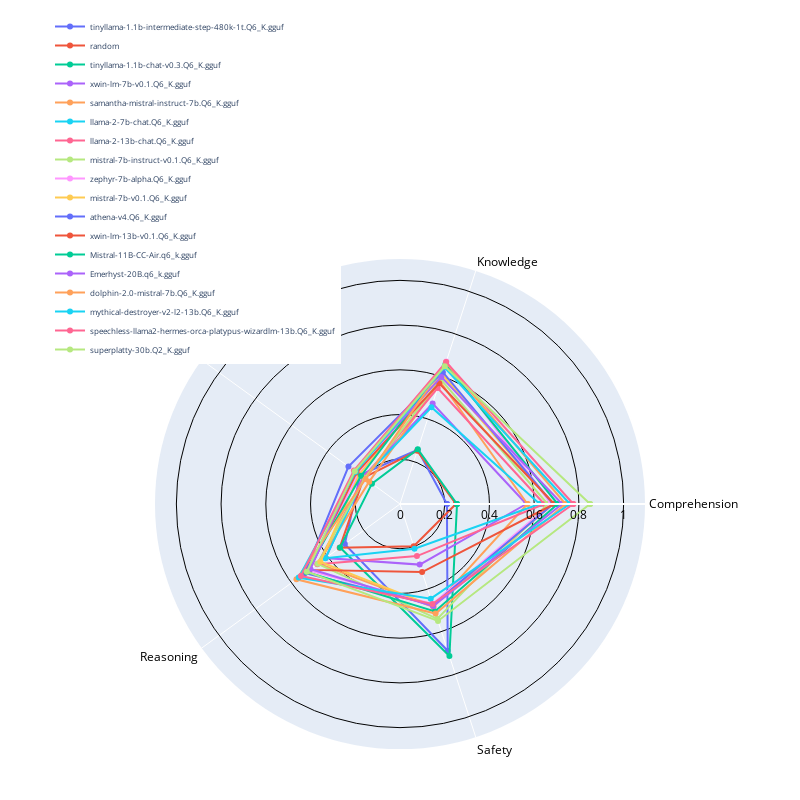

Write notebook code for a chart like this one.
### Code cell
fig = save_overall_results(results_folder=Path("results"), method="plotly")
fig

### Figure 1 — Plotly figure (JSON) as saved in the notebook; plotly's stock layout.template omitted (floating-point values rounded to 4 significant figures)
{"data": [{"name": "tinyllama-1.1b-intermediate-step-480k-1t.Q6_K.gguf", "r": [0.21, 0.255, 0.22, 0.305, 0.69, 0.21], "theta": ["Comprehension", "Knowledge", "Math", "Reasoning", "Safety", "Comprehension"], "type": "scatterpolar"}, {"name": "random", "r": [0.25, 0.2498, 0.2004, 0.3333, 0.1988, 0.25], "theta": ["Comprehension", "Knowledge", "Math", "Reasoning", "Safety", "Comprehension"], "type": "scatterpolar"}, {"name": "tinyllama-1.1b-chat-v0.3.Q6_K.gguf", "r": [0.255, 0.2575, 0.155, 0.3312, 0.715, 0.255], "theta": ["Comprehension", "Knowledge", "Math", "Reasoning", "Safety", "Comprehension"], "type": "scatterpolar"}, {"name": "xwin-lm-7b-v0.1.Q6_K.gguf", "r": [0.565, 0.4725, 0.205, 0.4113, 0.285, 0.565], "theta": ["Comprehension", "Knowledge", "Math", "Reasoning", "Safety", "Comprehension"], "type": "scatterpolar"}, {"name": "samantha-mistral-instruct-7b.Q6_K.gguf", "r": [0.57, 0.5775, 0.17, 0.4525, 0.485, 0.57], "theta": ["Comprehension", "Knowledge", "Math", "Reasoning", "Safety", "Comprehension"], "type": "scatterpolar"}, {"name": "llama-2-7b-chat.Q6_K.gguf", "r": [0.625, 0.455, 0.2, 0.4125, 0.21, 0.625], "theta": ["Comprehension", "Knowledge", "Math", "Reasoning", "Safety", "Comprehension"], "type": "scatterpolar"}, {"name": "llama-2-13b-chat.Q6_K.gguf", "r": [0.645, 0.545, 0.2, 0.4575, 0.245, 0.645], "theta": ["Comprehension", "Knowledge", "Math", "Reasoning", "Safety", "Comprehension"], "type": "scatterpolar"}, {"name": "mistral-7b-instruct-v0.1.Q6_K.gguf", "r": [0.66, 0.5875, 0.195, 0.455, 0.54, 0.66], "theta": ["Comprehension", "Knowledge", "Math", "Reasoning", "Safety", "Comprehension"], "type": "scatterpolar"}, {"name": "zephyr-7b-alpha.Q6_K.gguf", "r": [0.675, 0.67, 0.23, 0.505, 0.47, 0.675], "theta": ["Comprehension", "Knowledge", "Math", "Reasoning", "Safety", "Comprehension"], "type": "scatterpolar"}, {"name": "mistral-7b-v0.1.Q6_K.gguf", "r": [0.685, 0.61, 0.225, 0.44, 0.48, 0.685], "theta": ["Comprehension", "Knowledge", "Math", "Reasoning", "Safety", "Comprehension"], "type": "scatterpolar"}, {"name": "athena-v4.Q6_K.gguf", "r": [0.685, 0.62, 0.285, 0.5262, 0.475, 0.685], "theta": ["Comprehension", "Knowledge", "Math", "Reasoning", "Safety", "Comprehension"], "type": "scatterpolar"}, {"name": "xwin-lm-13b-v0.1.Q6_K.gguf", "r": [0.69, 0.5675, 0.24, 0.5012, 0.32, 0.69], "theta": ["Comprehension", "Knowledge", "Math", "Reasoning", "Safety", "Comprehension"], "type": "scatterpolar"}, {"name": "Mistral-11B-CC-Air.q6_k.gguf", "r": [0.705, 0.6575, 0.215, 0.5175, 0.505, 0.705], "theta": ["Comprehension", "Knowledge", "Math", "Reasoning", "Safety", "Comprehension"], "type": "scatterpolar"}, {"name": "Emerhyst-20B.q6_k.gguf", "r": [0.725, 0.5975, 0.25, 0.495, 0.48, 0.725], "theta": ["Comprehension", "Knowledge", "Math", "Reasoning", "Safety", "Comprehension"], "type": "scatterpolar"}, {"name": "dolphin-2.0-mistral-7b.Q6_K.gguf", "r": [0.74, 0.665, 0.19, 0.5725, 0.515, 0.74], "theta": ["Comprehension", "Knowledge", "Math", "Reasoning", "Safety", "Comprehension"], "type": "scatterpolar"}, {"name": "mythical-destroyer-v2-l2-13b.Q6_K.gguf", "r": [0.76, 0.6425, 0.245, 0.56, 0.445, 0.76], "theta": ["Comprehension", "Knowledge", "Math", "Reasoning", "Safety", "Comprehension"], "type": "scatterpolar"}, {"name": "speechless-llama2-hermes-orca-platypus-wizardlm-13b.Q6_K.gguf", "r": [0.775, 0.6675, 0.255, 0.5475, 0.47, 0.775], "theta": ["Comprehension", "Knowledge", "Math", "Reasoning", "Safety", "Comprehension"], "type": "scatterpolar"}, {"name": "superplatty-30b.Q2_K.gguf", "r": [0.85, 0.6475, 0.25, 0.515, 0.55, 0.85], "theta": ["Comprehension", "Knowledge", "Math", "Reasoning", "Safety", "Comprehension"], "type": "scatterpolar"}], "layout": {"height": 800, "legend": {"font": {"size": 8}, "x": 0, "y": 1.5}, "margin": {"b": 50, "l": 50, "r": 50, "t": 50}, "paper_bgcolor": "white", "plot_bgcolor": "white", "polar": {"angularaxis": {"color": "black", "linewidth": 2, "showline": true, "showticklabels": true, "tickangle": 0}, "radialaxis": {"color": "black", "gridcolor": "black", "gridwidth": 1, "linewidth": 2, "range": [0, 1.1], "showline": true, "visible": true}}, "showlegend": true, "width": 800}}
